Frame 1 (no input): blank canvas, image omitted
Frame 60 (no input): blank canvas, image omitted
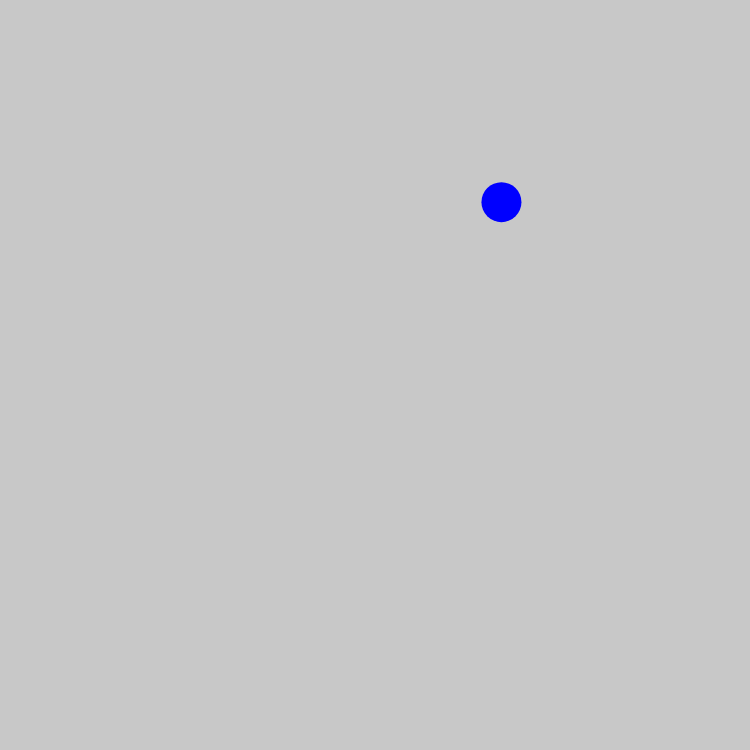
Frame 120 (the mouse pressed at the canvas centre since frame 60)

The p5.js sketch whose frames 1 and 60 were blank and that drew this single picture after the mouse press (run headless with seeded random() and noise() and a simulated clock; from frame 60 on, the mouse is pressed at the canvas centre):

// p5.js sketch
// ── sketch.js
let balls = [];

function setup() {
  createCanvas(750, 750);
}

function draw() {
  background(200);
  
  for(let i=0; i<balls.length; i++){
    balls[i].drawCircle();
    balls[i].moveCircle();
    balls[i].checkBoundaries();
    
    if (balls.length > 1){
      for (let j=i; j<balls.length; j++){
        environment = new CollisionEnv(balls[i], balls[j]);
        if(environment.collisionReaction()){
          if(balls[i].getVelocity() > balls[j].getVelocity()){
            let ind = balls[j].getColIndex();
            balls[i].setColIndex(ind);
          } else if(balls[j].getVelocity() > balls[i].getVelocity()){
            let ind = balls[i].getColIndex();
            balls[j].setColIndex(ind);
          }
        }
      }
    }
  }
}

function mousePressed(){
  balls.push(new Ball(mouseX, mouseY, random(-5, 5), random(-5, 5), 20, floor(random(3))));
}

function keyPressed() {
  if (keyCode === 8) {
    balls.splice(0, balls.length);
    for (let i=0; i<balls.length; i++){
      system.removeBall(i);
    }
  }
}
// ── ball.js
class Ball {
  constructor(x,y, dx, dy, rad, colIndex){
    this.x = x;
    this.y = y;
    this.dx = dx;
    this.dy = dy;
    this.rad = rad;
    this.mass = rad*2;
    this.colour = [0, 0, 0];
    this.colour[colIndex] = 255;
  }
  
  drawCircle(){
    noStroke();
    fill(this.colour[0], this.colour[1], this.colour[2]);
    circle(this.x, this.y, this.rad*2);
  }
  
  moveCircle(){
    this.x += this.dx;
    this.y += this.dy;
  }
  
  checkBoundaries(){
    if (this.x >= width - this.rad || this.x <= this.rad){
      this.dx *= -1;
      if (this.x >= width - this.rad){
        this.x = width - this.rad;
      } else {
        this.x = this.rad;
      }
    }
    
    if (this.y >= height - this.rad || this.y <= this.rad){
      this.dy *= -1;
      if (this.y >= height - this.rad){
        this.y = height - this.rad;
      } else {
        this.y = this.rad;
      }
    }
  }
  
  getRad(){
    return this.rad;
  }
  
  getMass(){
    return this.mass;
  }
  
  getColIndex(){
    for (let i=0; i<this.colour.length; i++){
      if (this.colour[i] === 255){
        return i;
      }
    }
  }
  
  setColIndex(colIndex){
    this.colour = [0, 0, 0];
    this.colour[colIndex] = 255;
  }
  
  getVelocity(){
    return sqrt(sq(this.dx) + sq(this.dy));
  }
  
  getX(){
    return this.x;
  }
  
  getY(){
    return this.y;
  }
  
  setX(x){
    this.x = x;
  }
  
  setY(y){
    this.y = y;
  }
  
  getDx(){
    return this.dx;
  }
  
  getDy(){
    return this.dy;
  }
  
  setDx(dx){
    this.dx = dx;
  }
  
  setDy(dy){
    this.dy = dy;
  }
}
// ── collisionenv.js
class CollisionEnv {
  constructor(ball1, ball2){
    this.ball1 = ball1;
    this.ball2 = ball2;
  }
  
  collisionReaction(){
    if(this.compareDistance()){
      this.vectorCalculation();
      return true;
    } else {
      return false;
    }
  }
  
  vectorCalculation(){
    let newDx1 = this.calculateNewVelocity(this.ball1.getDx(), this.ball2.getDx(), this.ball1.getX(), this.ball2.getX(), this.ball1.getMass(), this.ball2.getMass(), this.ball1.getRad(), this.ball2.getRad());
    let newDy1 = this.calculateNewVelocity(this.ball1.getDy(), this.ball2.getDy(), this.ball1.getY(), this.ball2.getY(), this.ball1.getMass(), this.ball2.getMass(), this.ball1.getRad(), this.ball2.getRad());
    let newDx2 = this.calculateNewVelocity(this.ball2.getDx(), this.ball1.getDx(), this.ball2.getX(), this.ball1.getX(), this.ball2.getMass(), this.ball1.getMass(), this.ball2.getRad(), this.ball1.getRad());
    let newDy2 = this.calculateNewVelocity(this.ball2.getDy(), this.ball1.getDy(), this.ball2.getY(), this.ball1.getY(), this.ball2.getMass(), this.ball1.getMass(), this.ball2.getRad(), this.ball1.getRad());
    
    this.ball1.setDx(newDx1);
    this.ball1.setDy(newDy1);
    this.ball2.setDx(newDx2);
    this.ball2.setDy(newDy2);
  }
  
  calculateNewVelocity(v1, v2, p1, p2, m1, m2, r1, r2){
    let impactDiff = p2 - p1;
    let velocityDiff = v2-v1;
    
    let numerator = 2 * m2 * v2 + (v1 * (m1 - m2));
    let denominator = m1+m2;
    let momentum = numerator/denominator;
    
    return momentum;
  }
  
  
  compareDistance(){
    let distX = this.ball1.getX() - this.ball2.getX();
    let distY = this.ball1.getY() - this.ball2.getY();
    let distance = sqrt(sq(distX) + sq(distY));
    return distance < (this.ball1.getRad() + this.ball2.getRad());
  }
}
